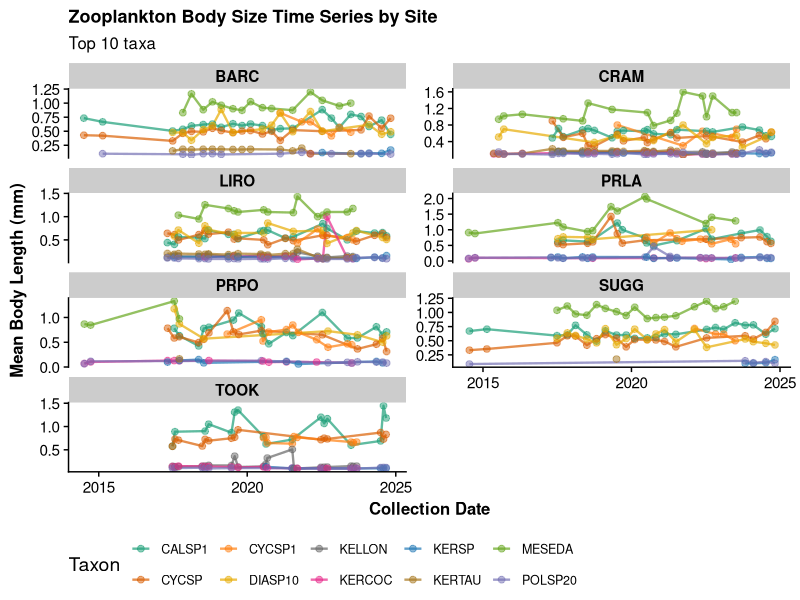
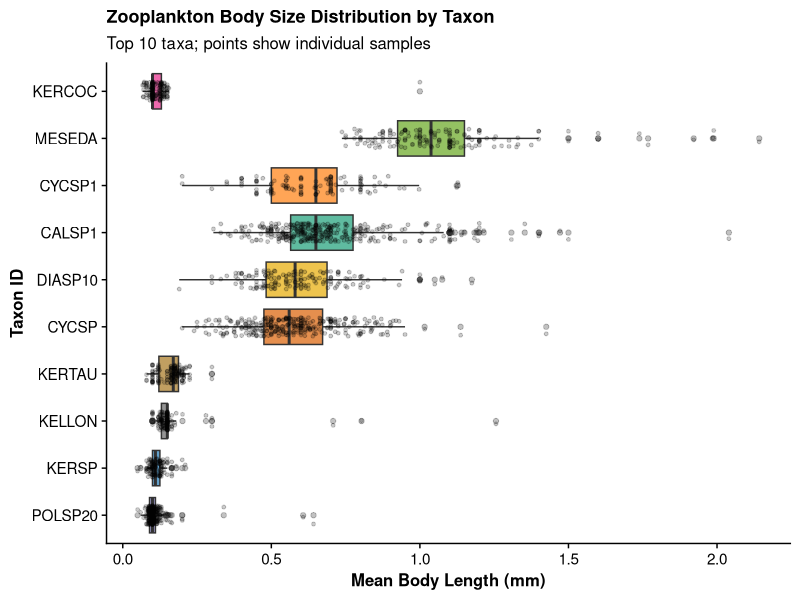
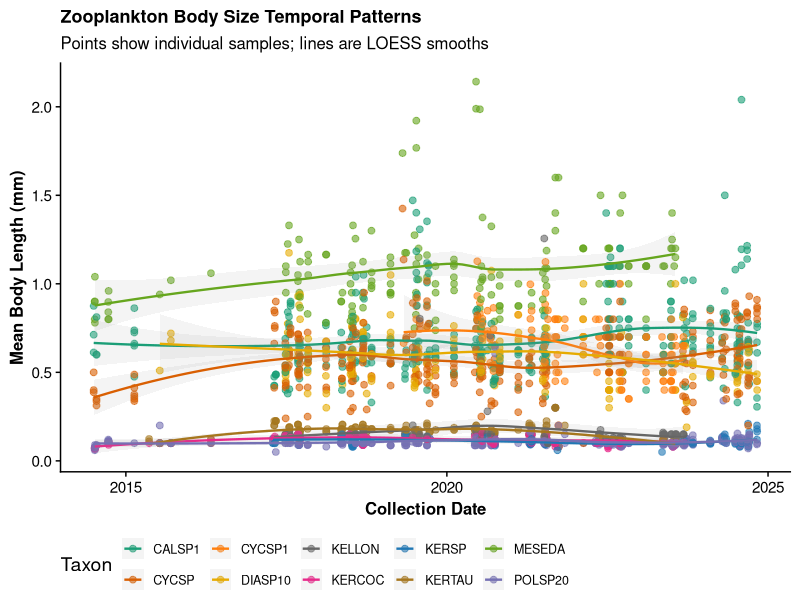
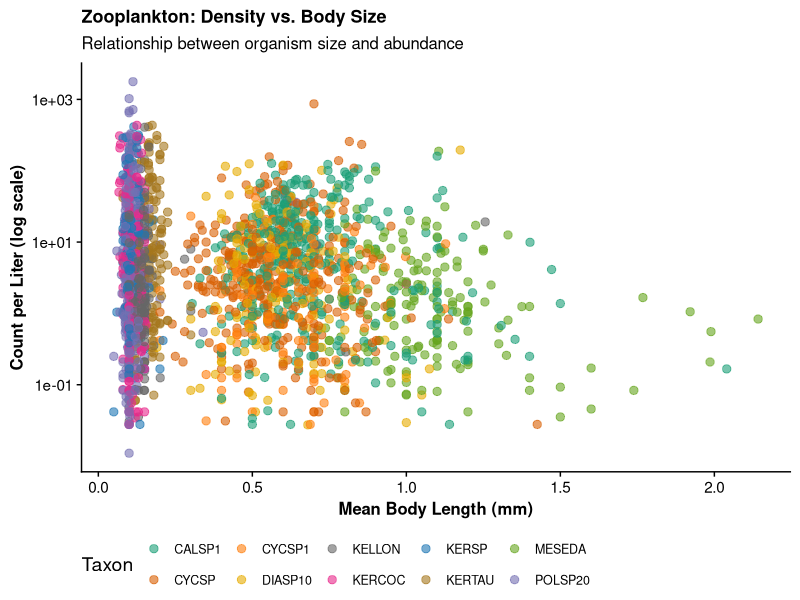
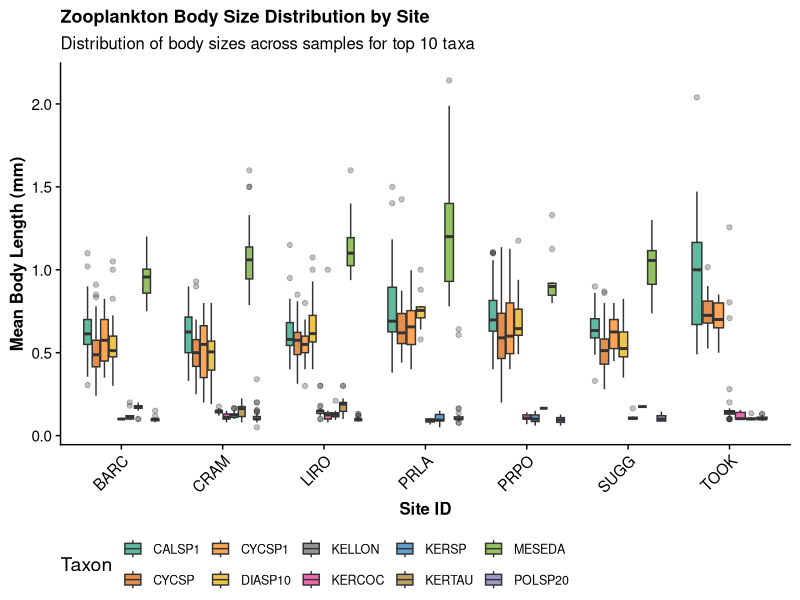
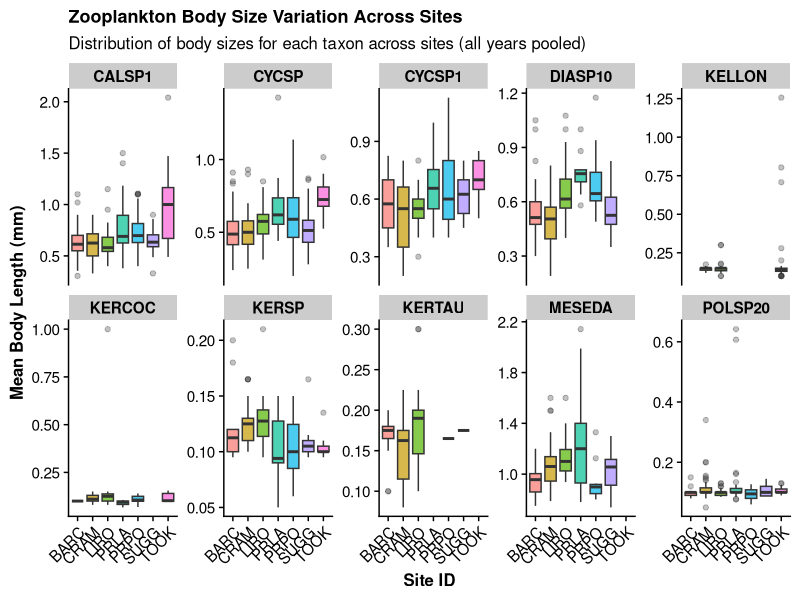

Write the R code that produced these figures, in order.
# Zooplankton Body Size Data Visualization - ADULTS ONLY
# Purpose: Create visualizations of zooplankton body size patterns across sites and time
#          Using ADULTS ONLY (excludes nauplii/larvae to avoid life stage confounding)
# Date: 2026-05-02

# Load libraries
library(tidyverse)
library(readr)
library(ggplot2)
library(cowplot)

# Load the ADULTS-ONLY zooplankton body size summary data (2014-2026)
zoo_body_size_summary <- read_csv("data-processed/zooplankton_body_size_summary_adults_2014_2026.csv")

# Get the top 10 most abundant taxa for consistent visualization across plots
top_taxa <- zoo_body_size_summary %>%
  group_by(taxonID) %>%
  summarise(total_samples = n(), .groups = "drop") %>%
  arrange(desc(total_samples)) %>%
  head(10) %>%
  pull(taxonID)

# Set up ggplot theme for consistency
theme_set(theme_cowplot() +
  theme(
    axis.text = element_text(size = 11),
    axis.title = element_text(size = 12, face = "bold"),
    strip.text = element_text(size = 11, face = "bold"),
    legend.position = "bottom",
    plot.title = element_text(size = 13, face = "bold", hjust = 0)
  ))

# Define color palette for taxa
taxa_colors <- colorRampPalette(c("#1b9e77", "#d95f02", "#7570b3", "#e7298a",
                                   "#66a61e", "#e6ab02", "#a6761d", "#666666",
                                   "#1f77b4", "#ff7f0e"))(length(top_taxa))
names(taxa_colors) <- top_taxa

# ============================================================================
# Plot 1: Time Series by Site
# ============================================================================
p1_data <- zoo_body_size_summary %>%
  filter(taxonID %in% top_taxa) %>%
  group_by(siteID, collectDate, taxonID) %>%
  summarise(mean_body_length = mean(mean_body_length, na.rm = TRUE), .groups = "drop")

p1 <- ggplot(p1_data, aes(x = collectDate, y = mean_body_length, color = taxonID, group = taxonID)) +
  geom_line(alpha = 0.7, size = 0.8) +
  geom_point(alpha = 0.5, size = 2) +
  facet_wrap(~ siteID, scales = "free_y", ncol = 2) +
  scale_color_manual(values = taxa_colors, name = "Taxon") +
  labs(
    title = "Zooplankton Body Size Time Series by Site",
    x = "Collection Date",
    y = "Mean Body Length (mm)",
    subtitle = "Top 10 taxa"
  ) +
  theme(legend.text = element_text(size = 9))

ggsave("figures/zooplankton_timeseries_by_site_adults_2014_2026.png", p1, width = 14, height = 10, dpi = 300)
cat("✓ Saved: figures/zooplankton_timeseries_by_site_adults_2014_2026.png\n")

# ============================================================================
# Plot 2: Body Size Distribution by Taxon
# ============================================================================
p2_data <- zoo_body_size_summary %>%
  filter(taxonID %in% top_taxa)

p2 <- ggplot(p2_data, aes(x = reorder(taxonID, mean_body_length, FUN = median),
                           y = mean_body_length, fill = taxonID)) +
  geom_boxplot(alpha = 0.7, outlier.alpha = 0.3) +
  geom_jitter(width = 0.2, alpha = 0.2, size = 1) +
  scale_fill_manual(values = taxa_colors, guide = "none") +
  coord_flip() +
  labs(
    title = "Zooplankton Body Size Distribution by Taxon",
    x = "Taxon ID",
    y = "Mean Body Length (mm)",
    subtitle = "Top 10 taxa; points show individual samples"
  )

ggsave("figures/zooplankton_body_size_distribution_adults_2014_2026.png", p2, width = 10, height = 7, dpi = 300)
cat("✓ Saved: figures/zooplankton_body_size_distribution_adults_2014_2026.png\n")

# ============================================================================
# Plot 3: Temporal Patterns (Body Size vs. Date)
# ============================================================================
p3_data <- zoo_body_size_summary %>%
  filter(taxonID %in% top_taxa)

p3 <- ggplot(p3_data, aes(x = collectDate, y = mean_body_length, color = taxonID)) +
  geom_point(alpha = 0.6, size = 2) +
  geom_smooth(method = "loess", se = TRUE, alpha = 0.1, size = 0.8) +
  scale_color_manual(values = taxa_colors, name = "Taxon") +
  labs(
    title = "Zooplankton Body Size Temporal Patterns",
    x = "Collection Date",
    y = "Mean Body Length (mm)",
    subtitle = "Points show individual samples; lines are LOESS smooths"
  ) +
  theme(legend.text = element_text(size = 9))

ggsave("figures/zooplankton_temporal_patterns_adults_2014_2026.png", p3, width = 12, height = 7, dpi = 300)
cat("✓ Saved: figures/zooplankton_temporal_patterns_adults_2014_2026.png\n")

# ============================================================================
# Plot 4: Density vs. Body Size
# ============================================================================
p4_data <- zoo_body_size_summary %>%
  filter(taxonID %in% top_taxa, !is.na(count_per_liter), count_per_liter > 0)

p4 <- ggplot(p4_data, aes(x = mean_body_length, y = count_per_liter, color = taxonID)) +
  geom_point(alpha = 0.6, size = 2.5) +
  scale_y_log10() +
  scale_color_manual(values = taxa_colors, name = "Taxon") +
  labs(
    title = "Zooplankton: Density vs. Body Size",
    x = "Mean Body Length (mm)",
    y = "Count per Liter (log scale)",
    subtitle = "Relationship between organism size and abundance"
  ) +
  theme(legend.text = element_text(size = 9))

ggsave("figures/zooplankton_density_vs_body_size_adults_2014_2026.png", p4, width = 11, height = 7, dpi = 300)
cat("✓ Saved: figures/zooplankton_density_vs_body_size_adults_2014_2026.png\n")

# ============================================================================
# Plot 5: Site Comparison (Box Plot - Distribution of Body Sizes)
# ============================================================================
p5_data <- zoo_body_size_summary %>%
  filter(taxonID %in% top_taxa)

p5 <- ggplot(p5_data, aes(x = siteID, y = mean_body_length, fill = taxonID)) +
  geom_boxplot(alpha = 0.7, outlier.alpha = 0.3) +
  scale_fill_manual(values = taxa_colors, name = "Taxon") +
  labs(
    title = "Zooplankton Body Size Distribution by Site",
    x = "Site ID",
    y = "Mean Body Length (mm)",
    subtitle = "Distribution of body sizes across samples for top 10 taxa"
  ) +
  theme(legend.text = element_text(size = 9),
        axis.text.x = element_text(angle = 45, hjust = 1))

ggsave("figures/zooplankton_site_comparison_adults_2014_2026.png", p5, width = 12, height = 7, dpi = 300)
cat("✓ Saved: figures/zooplankton_site_comparison_adults_2014_2026.png\n")

# ============================================================================
# Plot 6: Body Size Variation Across Sites (by Taxon)
# ============================================================================
p6_data <- zoo_body_size_summary %>%
  filter(taxonID %in% top_taxa)

p6 <- ggplot(p6_data, aes(x = siteID, y = mean_body_length, fill = siteID)) +
  geom_boxplot(alpha = 0.7, outlier.alpha = 0.3) +
  facet_wrap(~ taxonID, scales = "free_y", ncol = 5) +
  labs(
    title = "Zooplankton Body Size Variation Across Sites",
    x = "Site ID",
    y = "Mean Body Length (mm)",
    subtitle = "Distribution of body sizes for each taxon across sites (all years pooled)"
  ) +
  theme(legend.position = "none",
        axis.text.x = element_text(angle = 45, hjust = 1))

ggsave("figures/zooplankton_body_size_across_sites_adults_2014_2026.png", p6, width = 16, height = 10, dpi = 300)
cat("✓ Saved: figures/zooplankton_body_size_across_sites_adults_2014_2026.png\n")

# ============================================================================
# Summary
# ============================================================================
cat(paste(rep("=", 70), collapse = ""), "\n")
cat("Visualization Summary - Mean Body Size (2014-2026 data, ADULTS ONLY)\n")
cat(paste(rep("=", 70), collapse = ""), "\n")
cat("All plots saved to figures/ folder:\n")
cat("  1. zooplankton_timeseries_by_site_adults_2014_2026.png\n")
cat("  2. zooplankton_body_size_distribution_adults_2014_2026.png\n")
cat("  3. zooplankton_temporal_patterns_adults_2014_2026.png\n")
cat("  4. zooplankton_density_vs_body_size_adults_2014_2026.png\n")
cat("  5. zooplankton_site_comparison_adults_2014_2026.png\n")
cat("  6. zooplankton_body_size_across_sites_adults_2014_2026.png\n")
cat("\nNote: Nauplii (larvae) excluded from this analysis to avoid life stage confounding\n")
cat("\nTop 10 taxa visualized:\n")
print(top_taxa)
